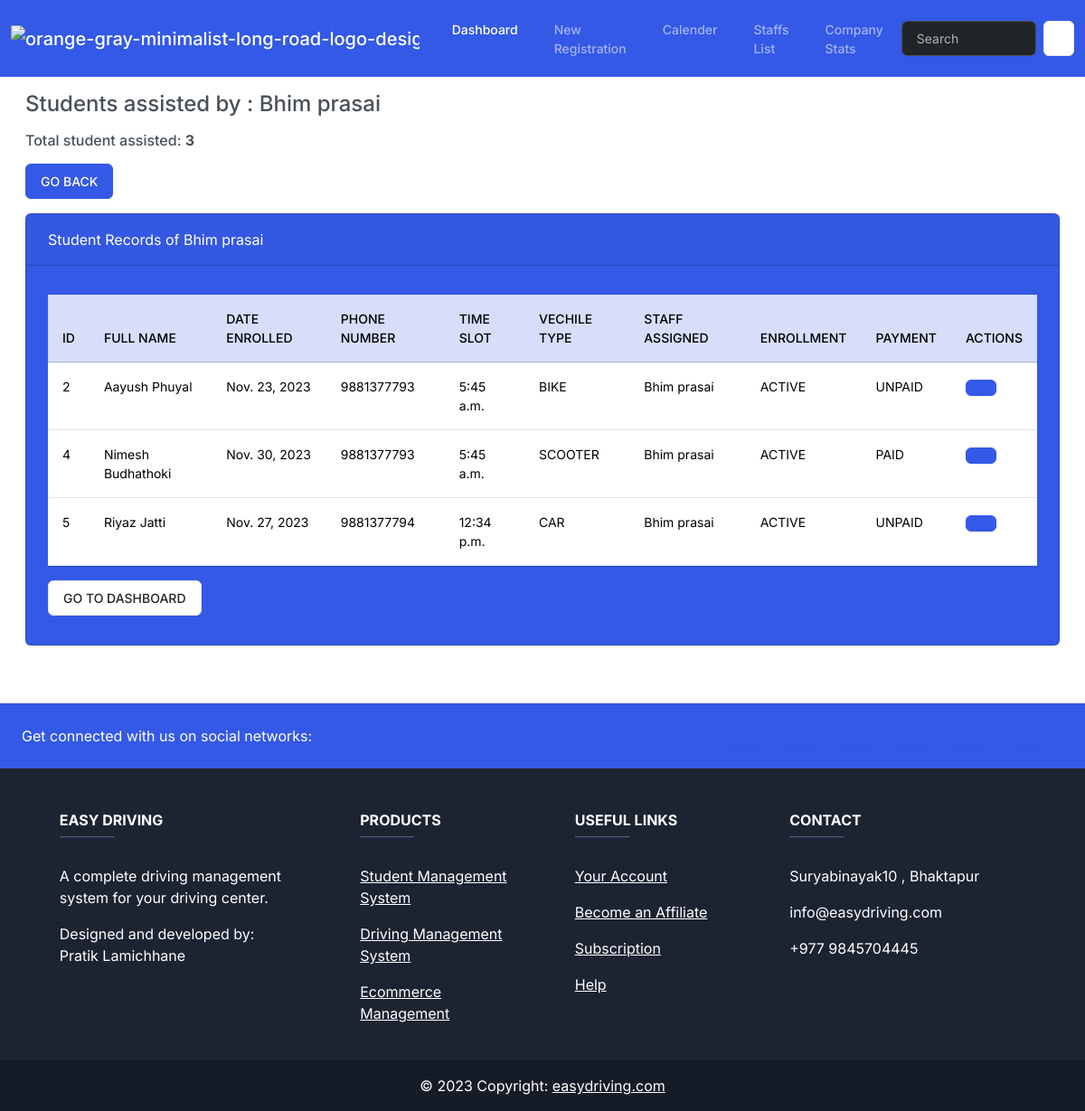
The app's page /staffs/students/2/ with its own data.
### management/models.py (models this page shows, shortened)
class Staffs(models.Model):
    staff_id = models.AutoField (primary_key=True)
    staff_name = models.CharField(max_length=100)
    phone_number = models.IntegerField()
    tutor_type = models.CharField(max_length=50,
                  choices= TUTOR_TYPE,
                  default="BIKE/SCOOTER")
    def __str__(self):
        return  f'{self.staff_name}'

class Student(models.Model):
    id = models.AutoField (primary_key=True)
    student_name = models.CharField(max_length=100)
    phone_number = models.IntegerField()
    date_enrolled = models.DateField()
    time_slot= models.TimeField()
    vehicle_type = models.CharField(max_length=9,
                  choices= VECHILE_CHOICES,
                  default="BIKE")
    enrollment_status = models.CharField(max_length=9,
                  choices= ENROLLMENT_STATUS,
                  default="ACTIVE")
    payment_status = models.CharField(max_length=30,
                  choices= PAYMENT_STATUS,
                  default="UNPAID")
    final_amount = models.PositiveIntegerField()
    staff_assigned = models.ForeignKey(
        Staffs,
        on_delete=models.SET_NULL,
        blank = True,
        null = True,
        related_name='students_assigned'
    )

### management/views.py (the view)
# urls.py: path('staffs/students/<int:staff_id>/', views.students_assigned_to_staff, name='staff_students'),
def students_assigned_to_staff(request, staff_id):
    staff = get_object_or_404(Staffs, pk=staff_id)
    return render(request, 'management/staff_students.html', {
        'staff': staff
    })

### management/templates/management/staff_students.html (shortened to what this page needs)
{% extends "management/base.html" %}
{% block body %}
    <div class="container-fluid">
        <h4 class="m-3 mb-0"></i> Students assisted by : {{ staff.staff_name }}
        </h4>
        <h6 class="m-3 mb-0">Total student assisted: <strong>{{staff.students_assigned.count}}</strong></h6>
        <a href="{% url "staffs" %}" class="btn btn-primary m-3 mb-0">GO BACK</a>
        <div class="row">
          <div class="col-12">
            <div class="card text-white bg-primary m-3" bis_skin_checked="1">
              <div class="card-header" bis_skin_checked="1"> Student Records of {{staff.staff_name}}
            </div>
              <div class="card-body" bis_skin_checked="1">
                <p class="card-text">
                  <div class="table-responsive">
                  <table class="table table-hover">
                    <thead>
                      <tr class="table-primary">
                        <th scope="col">ID</th>
                        <th scope="col">Full Name</th>
                        <th scope="col">Date Enrolled</th>
                        <th scope="col">Phone Number</th>
                        <th scope="col">Time Slot</th>
                        <th scope="col">Vechile Type</th>
                        <th scope="col">Staff Assigned</th>
                        <th scope="col">Enrollment</th>
                        <th scope="col">Payment</th>
                        <th scope="col">Actions</th>
                      </tr>
                    </thead>
                   {% for student in staff.students_assigned.all %}
                   <tr>
                    <td>{{ student.id }}</td>
                    <td>{{ student.student_name }}</td>
                    <td>{{ student.date_enrolled }}</td>
                    <td>{{ student.phone_number }}</td>
                    <td>{{ student.time_slot }}</td>
                    <td>{{ student.vehicle_type }}</td>
                    <td>{{ student.staff_assigned }}</td>
                    <td>{{ student.enrollment_status}}</td>
                    <td>{{ student.payment_status}}</td>
                    <td><a type="button" class="btn btn-primary" href="{% url 'view_student' student.id%}" data-bs-toggle="modal" data-bs-target="#mymodal{{student.id}}"
                      ></a>
                    </td>
                   </tr>
                   {% endfor %}
                  </table>
                  <a href="{% url "index" %}" class="btn btn-secondary ">GO TO DASHBOARD</a>
                </div>
                </p>
              </div>
            </div>
          </div>
        </div>
      </div>
{% endblock body %}

### records on screen
Staffs: staff_name "Bhim prasai", students_assigned.count "3"
Student: id "2", student_name "Aayush Phuyal", date_enrolled "Nov. 23, 2023", phone_number "9881377793", time_slot "5:45 a.m.", vehicle_type "BIKE", staff_assigned "Bhim prasai", enrollment_status "ACTIVE", payment_status "UNPAID"
Student: id "4", student_name "Nimesh Budhathoki", date_enrolled "Nov. 30, 2023", phone_number "9881377793", time_slot "5:45 a.m.", vehicle_type "SCOOTER", staff_assigned "Bhim prasai", enrollment_status "ACTIVE", payment_status "PAID"
Student: id "5", student_name "Riyaz Jatti", date_enrolled "Nov. 27, 2023", phone_number "9881377794", time_slot "12:34 p.m.", vehicle_type "CAR", staff_assigned "Bhim prasai", enrollment_status "ACTIVE", payment_status "UNPAID"
